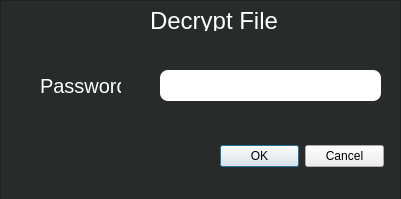
<?xml version="1.0" encoding="UTF-8"?>
<ui version="4.0">
 <class>Dialog</class>
 <widget class="QDialog" name="Dialog">
  <property name="geometry">
   <rect>
    <x>0</x>
    <y>0</y>
    <width>401</width>
    <height>199</height>
   </rect>
  </property>
  <property name="maximumSize">
   <size>
    <width>401</width>
    <height>251</height>
   </size>
  </property>
  <property name="windowTitle">
   <string>Dialog</string>
  </property>
  <widget class="QFrame" name="frame">
   <property name="geometry">
    <rect>
     <x>0</x>
     <y>0</y>
     <width>401</width>
     <height>251</height>
    </rect>
   </property>
   <property name="minimumSize">
    <size>
     <width>401</width>
     <height>251</height>
    </size>
   </property>
   <property name="maximumSize">
    <size>
     <width>401</width>
     <height>251</height>
    </size>
   </property>
   <property name="styleSheet">
    <string notr="true">QFrame {
	background-color:#292b2b;
}</string>
   </property>
   <property name="frameShape">
    <enum>QFrame::StyledPanel</enum>
   </property>
   <property name="frameShadow">
    <enum>QFrame::Raised</enum>
   </property>
   <widget class="QDialogButtonBox" name="buttonBox">
    <property name="geometry">
     <rect>
      <x>220</x>
      <y>140</y>
      <width>164</width>
      <height>32</height>
     </rect>
    </property>
    <property name="standardButtons">
     <set>QDialogButtonBox::Cancel|QDialogButtonBox::Ok</set>
    </property>
   </widget>
   <widget class="QLineEdit" name="password">
    <property name="geometry">
     <rect>
      <x>160</x>
      <y>70</y>
      <width>221</width>
      <height>31</height>
     </rect>
    </property>
    <property name="font">
     <font>
      <pointsize>20</pointsize>
     </font>
    </property>
    <property name="styleSheet">
     <string notr="true">QLineEdit {
	border-radius:8px;
	background-color: white;
	color:black;

}</string>
    </property>
    <property name="echoMode">
     <enum>QLineEdit::Password</enum>
    </property>
   </widget>
   <widget class="QLabel" name="password_label">
    <property name="geometry">
     <rect>
      <x>40</x>
      <y>70</y>
      <width>81</width>
      <height>31</height>
     </rect>
    </property>
    <property name="font">
     <font>
      <pointsize>15</pointsize>
     </font>
    </property>
    <property name="styleSheet">
     <string notr="true">QLabel {

	color:white;
}</string>
    </property>
    <property name="text">
     <string>Password</string>
    </property>
   </widget>
   <widget class="QLabel" name="label">
    <property name="geometry">
     <rect>
      <x>150</x>
      <y>10</y>
      <width>131</width>
      <height>21</height>
     </rect>
    </property>
    <property name="font">
     <font>
      <pointsize>18</pointsize>
     </font>
    </property>
    <property name="styleSheet">
     <string notr="true">QLabel {
	color:white;
}</string>
    </property>
    <property name="text">
     <string>Decrypt File </string>
    </property>
   </widget>
  </widget>
 </widget>
 <resources/>
 <connections>
  <connection>
   <sender>buttonBox</sender>
   <signal>accepted()</signal>
   <receiver>Dialog</receiver>
   <slot>accept()</slot>
   <hints>
    <hint type="sourcelabel">
     <x>301</x>
     <y>155</y>
    </hint>
    <hint type="destinationlabel">
     <x>200</x>
     <y>99</y>
    </hint>
   </hints>
  </connection>
  <connection>
   <sender>buttonBox</sender>
   <signal>rejected()</signal>
   <receiver>Dialog</receiver>
   <slot>close()</slot>
   <hints>
    <hint type="sourcelabel">
     <x>301</x>
     <y>155</y>
    </hint>
    <hint type="destinationlabel">
     <x>200</x>
     <y>99</y>
    </hint>
   </hints>
  </connection>
 </connections>
</ui>
